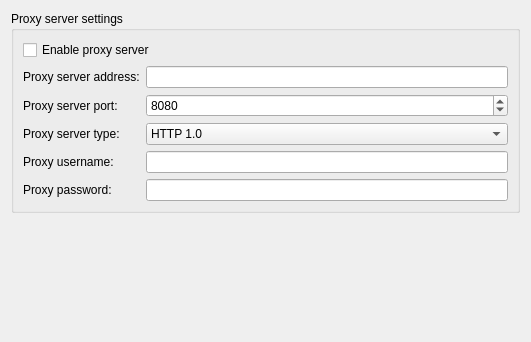
<?xml version="1.0" encoding="UTF-8"?>
<ui version="4.0">
 <class>NetworkPreferencesWidget</class>
 <widget class="QWidget" name="NetworkPreferencesWidget">
  <property name="geometry">
   <rect>
    <x>0</x>
    <y>0</y>
    <width>520</width>
    <height>342</height>
   </rect>
  </property>
  <property name="windowTitle">
   <string/>
  </property>
  <layout class="QVBoxLayout" name="verticalLayout">
   <item>
    <widget class="QGroupBox" name="groupBox">
     <property name="title">
      <string>Proxy server settings</string>
     </property>
     <layout class="QFormLayout" name="formLayout_3">
      <item row="0" column="0" colspan="2">
       <widget class="QCheckBox" name="enableProxyCheckBox">
        <property name="text">
         <string>Enable proxy server</string>
        </property>
       </widget>
      </item>
      <item row="1" column="0">
       <widget class="QLabel" name="proxyServerLabel">
        <property name="text">
         <string>Proxy server address:</string>
        </property>
       </widget>
      </item>
      <item row="1" column="1">
       <widget class="QLineEdit" name="proxyAddressLineEdit"/>
      </item>
      <item row="2" column="0">
       <widget class="QLabel" name="proxyPortLabel">
        <property name="text">
         <string>Proxy server port:</string>
        </property>
       </widget>
      </item>
      <item row="2" column="1">
       <widget class="QSpinBox" name="proxyPortSpinBox">
        <property name="minimum">
         <number>1</number>
        </property>
        <property name="maximum">
         <number>65535</number>
        </property>
        <property name="value">
         <number>8080</number>
        </property>
       </widget>
      </item>
      <item row="3" column="0">
       <widget class="QLabel" name="proxyServerTypeLabel">
        <property name="text">
         <string>Proxy server type:</string>
        </property>
       </widget>
      </item>
      <item row="3" column="1">
       <widget class="QComboBox" name="proxyTypeComboBox">
        <item>
         <property name="text">
          <string notr="true">HTTP 1.0</string>
         </property>
        </item>
        <item>
         <property name="text">
          <string notr="true">SOCKS 4</string>
         </property>
        </item>
        <item>
         <property name="text">
          <string notr="true">SOCKS 5</string>
         </property>
        </item>
        <item>
         <property name="text">
          <string notr="true">SOCKS 4A</string>
         </property>
        </item>
        <item>
         <property name="text">
          <string notr="true">SOCKS 5 Hostname</string>
         </property>
        </item>
       </widget>
      </item>
      <item row="4" column="0">
       <widget class="QLabel" name="proxyUsernameLabel">
        <property name="text">
         <string>Proxy username:</string>
        </property>
       </widget>
      </item>
      <item row="4" column="1">
       <widget class="QLineEdit" name="proxyUsernameLineEdit"/>
      </item>
      <item row="5" column="0">
       <widget class="QLabel" name="proxyPasswordLabel">
        <property name="text">
         <string>Proxy password:</string>
        </property>
       </widget>
      </item>
      <item row="5" column="1">
       <widget class="QLineEdit" name="proxyPasswordLineEdit">
        <property name="echoMode">
         <enum>QLineEdit::Password</enum>
        </property>
       </widget>
      </item>
     </layout>
    </widget>
   </item>
   <item>
    <spacer name="verticalSpacer_3">
     <property name="orientation">
      <enum>Qt::Vertical</enum>
     </property>
     <property name="sizeHint" stdset="0">
      <size>
       <width>509</width>
       <height>133</height>
      </size>
     </property>
    </spacer>
   </item>
  </layout>
 </widget>
 <resources/>
 <connections/>
</ui>
